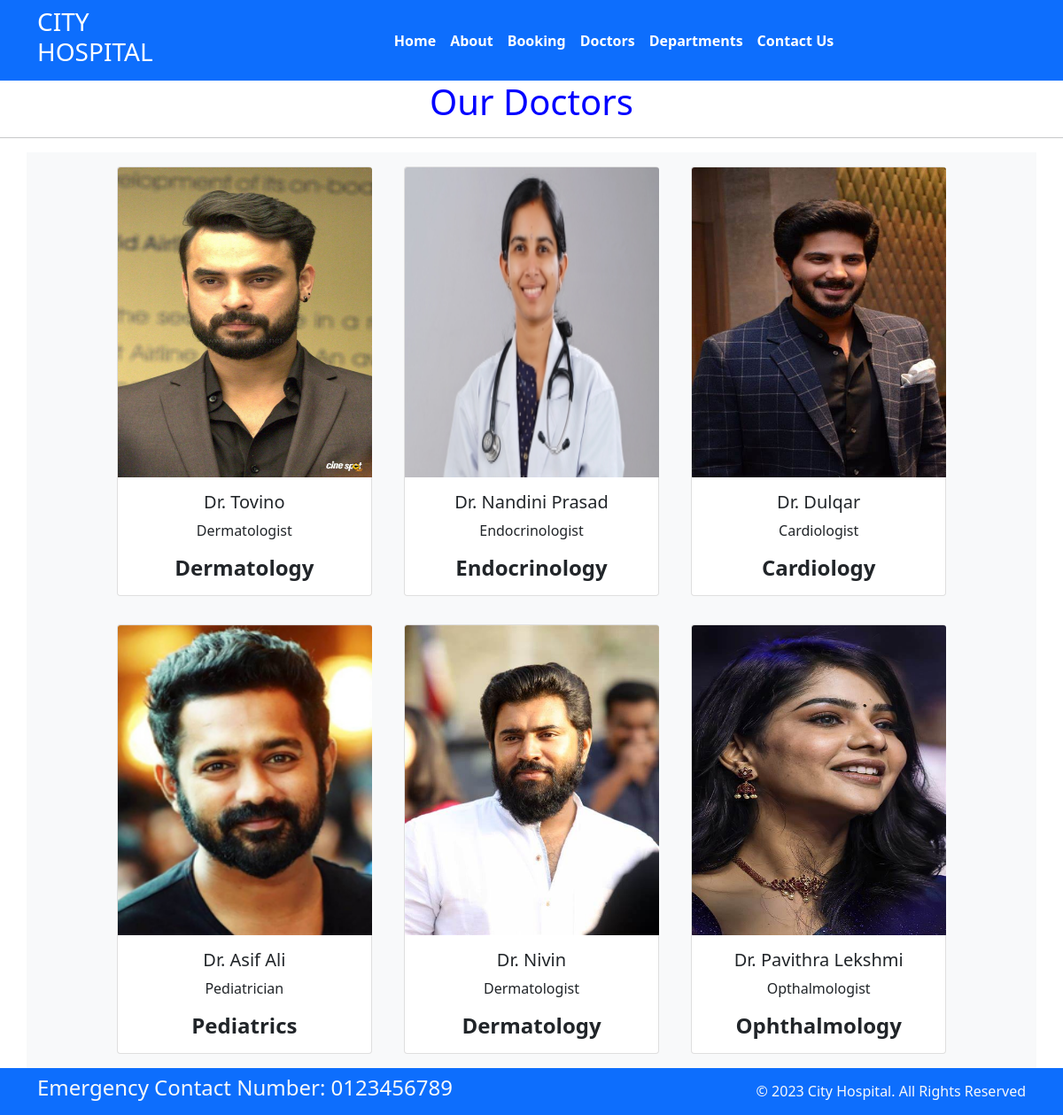
The app's page /doctors/ with its own data.
### home/models.py (models this page shows, shortened)
class doctors(models.Model):
    doc_name=models.CharField(max_length=100)
    doc_spec=models.CharField(max_length=100)
    dep_name=models.ForeignKey(department,on_delete=models.CASCADE)
    doc_image=models.ImageField(upload_to='doctors')

class department(models.Model):
    def __str__(self):
        return self.dep_name
    dep_name=models.CharField(max_length=50)
    desc=models.TextField()

### home/views.py (the view)
# urls.py: path('doctors/',views.doctor,name='doctors'),
def doctor(request):
    doc=doctors.objects.all()
    return render(request,'doctors.html',{'doctors':doc})

### templates/doctors.html (shortened to what this page needs)
{% extends 'base.html' %}
{% block content %}
<h1 class="text-center" style="color: blue;">Our Doctors</h1>
<hr>
<div class="container text-center bg-light">
    {% for d in doctors %}
    <div class="card text-center my-3 mx-3" style="width: 18rem; display:inline-block;">
        <img src={{d.doc_image.url}} class="card-img-top" alt="..." style="height: 350px; width:287px;">
        <div class="card-body">
          <h5 class="card-title">Dr. {{d.doc_name}}</h5>
          <p class="card-text">{{d.doc_spec}}</p>
          <h6 class="card-text" style="font-weight: bold;font-size: 150%;">{{d.dep_name}}</h6>
        </div>
      </div>
    {% endfor %}
</div>
{% endblock %}

### templates/base.html (shortened to what this page needs)
{% load static %}
<!DOCTYPE html>
<html>
  <head>
    <link rel="stylesheet"
      href=" https://cdn.jsdelivr.net/npm/bootstrap@5.1.3/dist/css/bootstrap.min.css ">
    <link rel="stylesheet"
      href="https://use.fontawesome.com/releases/v5.2.0/css/all.css">
    <link rel="stylesheet"
    href="{% static '/css/style.css' %}">
  </head>
  <body>
    <nav class="navbar bg-primary navbar-expand-md ">
      <div class="container">
        <div class="col-2 text-left pl-md-0">
          <h3 class="text-white"> CITY HOSPITAL</h3>
        </div>
        <div
          class="collapse navbar-collapse justify-content-center col-md-8 navbar-collapse-3">
          <ul class="navbar-nav justify-content-center  fw-bold">
            <li class="nav-item active">
              <a class="nav-link text-white" href="{% url 'home' %}">Home </a>
            </li>
            <li class="nav-item">
              <a class="nav-link text-white" href="{% url 'about' %}">About</a>
            </li>
            <li class="nav-item">
              <a class="nav-link text-white" href="{% url 'booking' %}">Booking</a>
            </li>
            <li class="nav-item">
              <a class="nav-link text-white" href="{% url 'doctors' %}">Doctors</a>
            </li>
			 <li class="nav-item">
              <a class="nav-link text-white" href="{% url 'department' %}">Departments</a>
            </li>
            <li class="nav-item">
              <a class="nav-link text-white" href="{% url 'contact' %}">Contact Us</a>
            </li>
          </ul>
        </div>
      </div>
    </nav>
  {% block content %}
  {% endblock %}
    <section class="">
      <footer class="pt-2 pb-2  bg-primary text-light">
        <div class="container">
          <div class="row align-items-center">
            <div class="col-12 col-md-8">
              <h4>Emergency Contact Number: 0123456789</h4>
            </div>
            <div class="col-12 col-md-4 mt-4 mt-md-0 text-center text-md-end">
              © 2023 City Hospital. All Rights Reserved
            </div>
          </div>
        </div>
      </footer>
    </section>
  </body>
</html>

### records on screen
doctors: doc_image (picture), doc_name "Tovino", doc_spec "Dermatologist", dep_name "Dermatology"
doctors: doc_image (picture), doc_name "Nandini Prasad", doc_spec "Endocrinologist", dep_name "Endocrinology"
doctors: doc_image (picture), doc_name "Dulqar", doc_spec "Cardiologist", dep_name "Cardiology"
doctors: doc_image (picture), doc_name "Asif Ali", doc_spec "Pediatrician", dep_name "Pediatrics"
doctors: doc_image (picture), doc_name "Nivin", doc_spec "Dermatologist", dep_name "Dermatology"
doctors: doc_image (picture), doc_name "Pavithra Lekshmi", doc_spec "Opthalmologist", dep_name "Ophthalmology"
